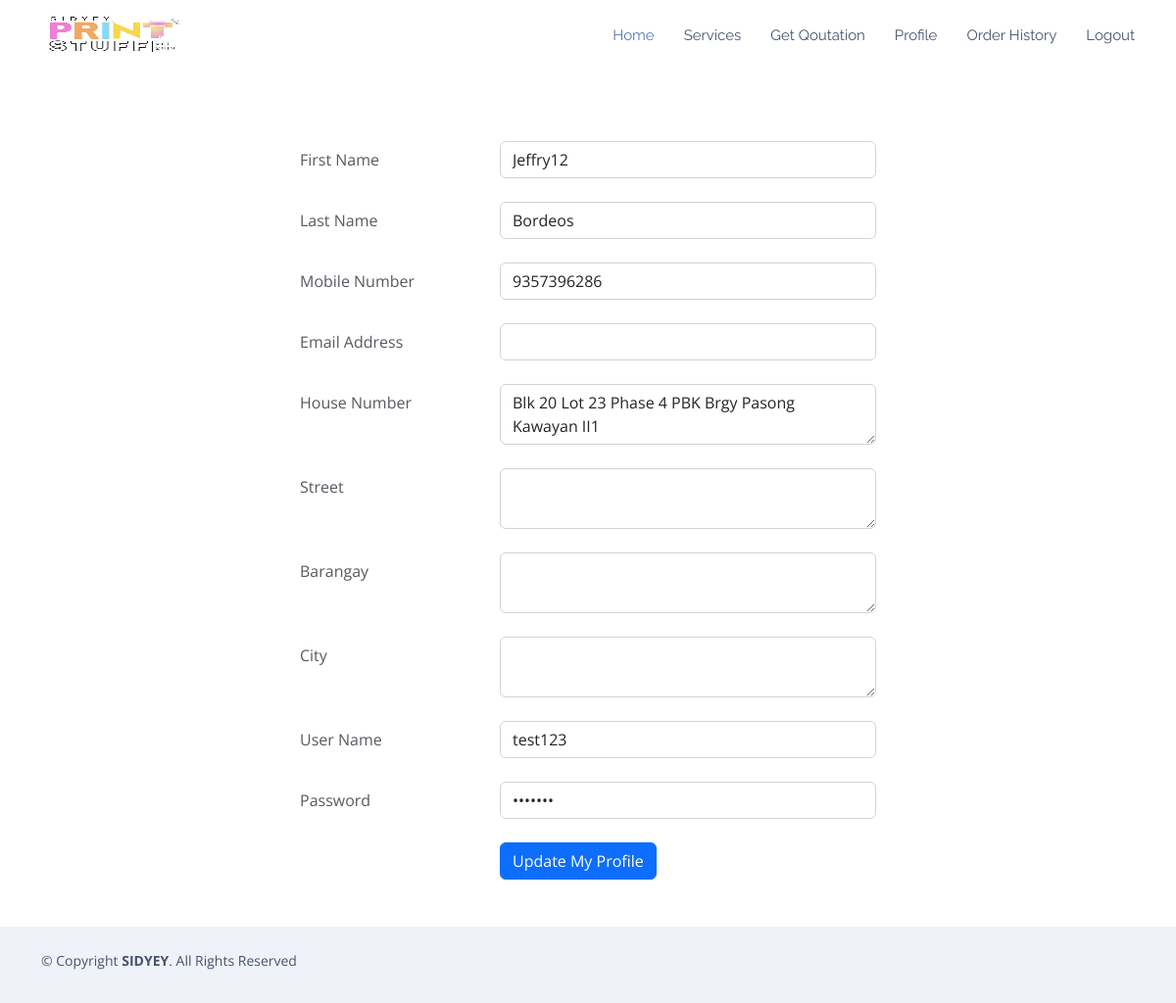
The page /customer/profile.php (signed in) on the database its author committed.
### tables this page shows
CREATE TABLE `pos_customer` (
  `customer_id` int(12) NOT NULL,
  `firstname` varchar(32) NOT NULL,
  `lastname` varchar(32) NOT NULL,
  `address` text NOT NULL,
  `contact` varchar(36) NOT NULL,
  `email` varchar(100) NOT NULL,
  `username` varchar(50) NOT NULL,
  `password` varchar(50) NOT NULL,
  `is_active` int(1) NOT NULL,
  `date_added` timestamp NOT NULL DEFAULT current_timestamp()
);

### customer/controller/account.php (called while the page is built, shortened)
<?php
$customerid = $_SESSION['id'];
$account     = $mysqli->query("SELECT * from pos_customer where customer_id ='$customerid' ");

### customer/profile.php (the view, shortened to what this page needs)
<?php include("header.php");?>
<br><br><br>	<br><br><br>
			<div class="row justify-content-center">
			<div class="col-lg-6">
	                    <form method="post">
                            <?php while($val = $account->fetch_object()){	?>
                             <div class="form-group row">
                               <label for="name" class="col-4 col-form-label">First Name</label>
                               <div class="col-8">
                                 <input id="name" name="fname" value="<?php echo $val->firstname;?>" class="form-control here" type="text">
                               </div>
                             </div>
						  <br>
                             <div class="form-group row">
                               <label for="lastname" class="col-4 col-form-label">Last Name</label>
                               <div class="col-8">
                                 <input id="lastname" name="lastname" value="<?php echo $val->lastname;?>" class="form-control here" type="text">
                               </div>
                             </div>
						  <br>
						  <div class="form-group row">
                               <label for="lastname" class="col-4 col-form-label">Mobile Number</label>
                               <div class="col-8">
                                 <input id="lastname" name="contact" value="<?php echo $val->contact;?>" class="form-control here" type="text">
                               </div>
                             </div>
						  <br>
						  <div class="form-group row">
                               <label for="lastname" class="col-4 col-form-label">Email Address</label>
                               <div class="col-8">
                                 <input id="lastname" name="email" value="<?php echo $val->email;?>" class="form-control here" type="text">
                               </div>
                             </div>
						  <br>
						  <div class="form-group row">
                               <label for="lastname" class="col-4 col-form-label">House Number</label>
                               <div class="col-8">
                                 <textarea name="address" value="" class="form-control here" type="text"><?php echo $val->address;?></textarea>
                               </div>
                             </div> <br>
						  <div class="form-group row">
                               <label for="lastname" class="col-4 col-form-label">Street</label>
                               <div class="col-8">
                                 <textarea name="street" value="" class="form-control here" type="text"><?php echo $val->street;?></textarea>
                               </div>
                             </div> <br>
						  <div class="form-group row">
                               <label for="lastname" class="col-4 col-form-label">Barangay</label>
                               <div class="col-8">
                                 <textarea name="barangay" value="" class="form-control here" type="text"><?php echo $val->barangay;?></textarea>
                               </div>
                             </div> <br>
						  <div class="form-group row">
                               <label for="lastname" class="col-4 col-form-label">City</label>
                               <div class="col-8">
                                 <textarea name="city" value="" class="form-control here" type="text"><?php echo $val->city;?></textarea>
                               </div>
                             </div>
						  <br>
                            <div class="form-group row">
                               <label for="username" class="col-4 col-form-label">User Name </label>
                               <div class="col-8">
                                 <input id="username" name="username" value="<?php echo $val->username;?>" class="form-control here" required="required" type="text">
                               </div>
                             </div>
                            <br>
                             <div class="form-group row">
                               <label for="newpass" class="col-4 col-form-label"> Password</label>
                               <div class="col-8">
                                 <input id="newpass" name="password" value="<?php echo $val->password;?>" class="form-control here" type="password">
                               </div>
                             </div>
						    <br>
						 <?php } ?>
                             <div class="form-group row">
                               <div class="offset-4 col-8">
                                 <button name="update-profile" type="submit" class="btn btn-primary">Update My Profile</button>
                               </div>
                             </div>
                           </form>
           </div>
       </div>
   <br> <br>
<?php include("footer.php");?>

### assets/css/style.css (style rules this page uses)
body { font-family: "Open Sans", sans-serif; color: #585a61; }

### rows shown on the page
pos_customer: fname "Jeffry12", lastname "Bordeos", contact "9357396286", address "Blk 20 Lot 23 Phase 4 PBK Brgy Pasong Kawayan II1", username "test123"
